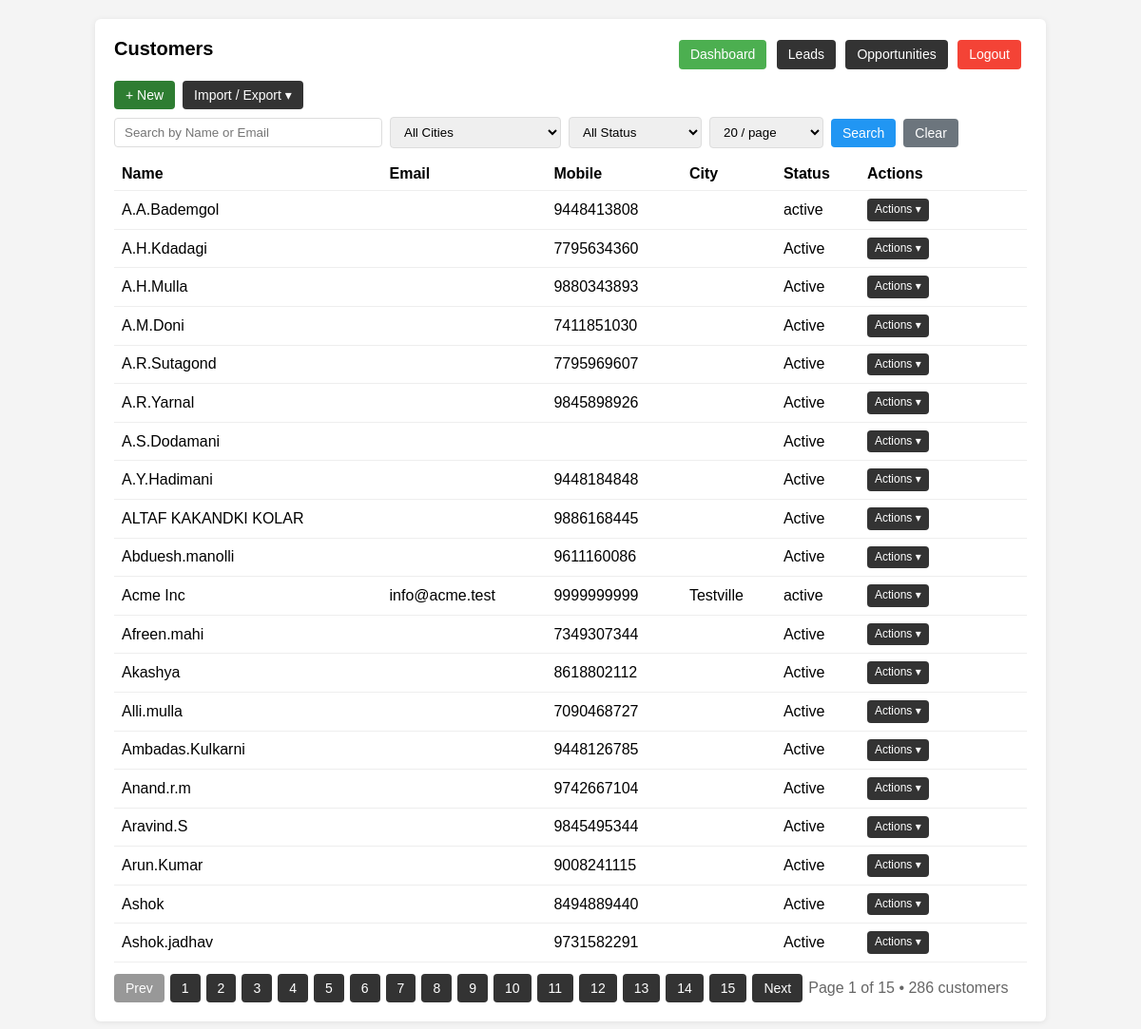
The page /customers (signed in) on the database its author committed.
### tables this page shows
CREATE TABLE customers (
            id INTEGER PRIMARY KEY AUTOINCREMENT,
            name TEXT NOT NULL,
            email TEXT,
            mobile TEXT,
            phone TEXT,
            address TEXT,
            city TEXT,
            pincode TEXT,
            state TEXT,
            country TEXT,
            notes TEXT,
            status TEXT DEFAULT 'active',
            created_at TEXT DEFAULT CURRENT_TIMESTAMP,
            updated_at TEXT DEFAULT CURRENT_TIMESTAMP
        );

### app.py (the view)
@app.route('/customers')
@login_required
def customer_list():
    db = get_db()
    q = request.args.get('q', '').strip()
    city = request.args.get('city', '').strip()
    status = request.args.get('status', '').strip()
    per_page = int(request.args.get('per_page', 20))
    page = int(request.args.get('page', 1))
    sql = "SELECT * FROM customers WHERE 1=1"
    params = []
    if q:
        sql += " AND (name LIKE ? OR email LIKE ?)"
        params += [f"%{q}%", f"%{q}%"]
    if city:
        sql += " AND city = ?"
        params.append(city)
    if status:
        sql += " AND status = ?"
        params.append(status)
    total = db.execute(f"SELECT COUNT(*) FROM ({sql})", params).fetchone()[0]
    pages = max(1, -(-total // per_page))  # ceiling division
    sql += " ORDER BY name LIMIT ? OFFSET ?"
    params += [per_page, (page - 1) * per_page]
    customers = db.execute(sql, params).fetchall()
    cities = [r[0] for r in db.execute("SELECT DISTINCT city FROM customers WHERE city IS NOT NULL AND city <> ''").fetchall()]
    return render_template(
        'customers/list.html',
        customers=customers,
        q=q,
        city=city,
        status=status,
        per_page=per_page,
        page=page,
        pages=pages,
        total=total,
        cities=cities
    )

### app.py (called while the page is built)
def get_db():
    if 'db' not in g:
        g.db = sqlite3.connect(DB_PATH)
        g.db.row_factory = sqlite3.Row
    return g.db

def login_required(f):
    @wraps(f)
    def decorated_function(*args, **kwargs):
        if 'user_id' not in session:
            flash('Please log in to access this page.', 'warning')
            return redirect(url_for('login'))
        return f(*args, **kwargs)
    return decorated_function

@app.before_request
def load_logged_in_user():
    user_id = session.get('user_id')
    if user_id is None:
        g.user = None
    else:
        db = get_db()
        g.user = db.execute('SELECT * FROM users WHERE id = ?', (user_id,)).fetchone()

### templates/customers/list.html (shortened to what this page needs)
<!DOCTYPE html>
<html lang="en">
<head>
</head>
<body>
  <div class="container">
    <div class="topnav">
      <h1>Customers</h1>
      <div class="nav">
        <a href="/" class="button" style="background:#4CAF50">Dashboard</a>
        <a href="/leads" class="button">Leads</a>
        <a href="/opportunities" class="button">Opportunities</a>
        <a href="/logout" class="button" style="background:#f44336">Logout</a>
      </div>
    </div>
    <div class="actions">
      <a href="/customers/new" class="button" style="background:#2e7d32">+ New</a>
      <div class="dropdown">
        <button type="button" class="button" onclick="toggleDD('custExportDD')">Import / Export ▾</button>
      </div>
      <form method="GET" action="/customers" style="display:flex;gap:8px;flex-wrap:wrap;align-items:center">
        <input name="q" value="{{ q or '' }}" type="text" placeholder="Search by Name or Email" style="padding:7px 10px;width:260px;border:1px solid #ddd;border-radius:4px" />
        <select name="city" style="padding:7px 10px;border:1px solid #ddd;border-radius:4px;min-width:180px" onchange="this.form.submit()">
          <option value="" {{ 'selected' if not city else '' }}>All Cities</option>
        </select>
        <select name="status" style="padding:7px 10px;border:1px solid #ddd;border-radius:4px;min-width:140px" onchange="this.form.submit()">
          <option value="" {{ 'selected' if not status else '' }}>All Status</option>
        </select>
        <select name="per_page" style="padding:7px 10px;border:1px solid #ddd;border-radius:4px;min-width:120px" onchange="this.form.submit()">
          {% for n in [20,50,100] %}
          <option value="{{ n }}" {{ 'selected' if per_page==n else '' }}>{{ n }} / page</option>
          {% endfor %}
        </select>
        <button type="submit" class="button" style="background:#2196F3">Search</button>
        <a class="button" href="/customers" style="background:#6c757d">Clear</a>
      </form>
    </div>
    <table id="customersTable">
      <thead>
        <tr>
          <th>Name</th>
          <th>Email</th>
          <th>Mobile</th>
          <th>City</th>
          <th>Status</th>
          <th style="width:160px">Actions</th>
        </tr>
      </thead>
      <tbody>
        {% for c in customers %}
        <tr data-name="{{ (c['name'] or '')|e }}" data-email="{{ (c['email'] or '')|e }}" data-city="{{ (c['city'] or '')|e }}" data-status="{{ (c['status'] or '')|e }}">
          <td>{{ c['name'] }}</td>
          <td>{{ c['email'] or '' }}</td>
          <td>{{ c['mobile'] or '' }}</td>
          <td>{{ c['city'] or '' }}</td>
          <td>{{ c['status'] or '' }}</td>
          <td class="row-actions">
            <div class="dropdown">
              <button type="button" class="button" onclick="toggleRowDD(this)">Actions ▾</button>
            </div>
          </td>
        </tr>
        {% else %}
        <tr><td colspan="6">No customers found.</td></tr>
        {% endfor %}
      </tbody>
    </table>
    <div class="pagination" style="margin-top:12px;display:flex;gap:6px;flex-wrap:wrap;align-items:center">
      <a class="button" href="{{ url_for('customer_list', q=q, city=city, status=status, per_page=per_page, page=page-1) }}" {% if page<=1 %}style="pointer-events:none;opacity:.5"{% endif %}>Prev</a>
      {% for p in range(1, (pages or 1)+1) %}
        <a class="button {% if p==page %}active{% endif %}" href="{{ url_for('customer_list', q=q, city=city, status=status, per_page=per_page, page=p) }}">{{ p }}</a>
      {% endfor %}
      <a class="button" href="{{ url_for('customer_list', q=q, city=city, status=status, per_page=per_page, page=page+1) }}" {% if page>=pages %}style="pointer-events:none;opacity:.5"{% endif %}>Next</a>
      <span class="muted">Page {{ page }} of {{ pages }} • {{ total }} customers</span>
    </div>
  </div>
</body>
</html>

### templates/customers/list.html (style rules this page uses)
body { font-family: Arial, sans-serif; background: #f4f4f4; margin:0; }
.container { max-width: 960px; margin: 20px auto; background:#fff; padding:20px; border-radius:6px; box-shadow:0 1px 6px rgba(0,0,0,0.08); }
h1 { margin:0 0 12px; font-size: 20px; }
a.button, button.button { display: inline-block; padding: 6px 12px; font-size: 14px; line-height: 1.3; background: #333; color: #fff; text-decoration: none; border: none; border-radius: 4px; cursor: pointer; }
.actions { margin-bottom: 10px; display: flex; flex-wrap: wrap; align-items: center; gap: 8px; }
table { width:100%; border-collapse: collapse; }
th, td { padding: 8px; border-bottom:1px solid #eee; text-align:left; }
.row-actions button { background:#f44336; color:white; border:none; padding:4px 8px; border-radius:4px; cursor:pointer; font-size:12px; }
.topnav { display:flex;justify-content:space-between;align-items:center;margin-bottom:10px }
.nav a { margin-right:6px }
.dropdown { position:relative;display:inline-block }
.dropdown > .button { background:#333;color:#fff }
.pagination .muted { color:#666 }

### rows shown on the page
customers: name "A.A.Bademgol", mobile "9448413808", status "active"
customers: name "A.H.Kdadagi", mobile "7795634360", status "Active"
customers: name "A.H.Mulla", mobile "9880343893", status "Active"
customers: name "A.M.Doni", mobile "7411851030", status "Active"
customers: name "A.R.Sutagond", mobile "7795969607", status "Active"
customers: name "A.R.Yarnal", mobile "9845898926", status "Active"
customers: name "A.S.Dodamani", status "Active"
customers: name "A.Y.Hadimani", mobile "9448184848", status "Active"
customers: name "ALTAF KAKANDKI KOLAR", mobile "9886168445", status "Active"
customers: name "Abduesh.manolli", mobile "9611160086", status "Active"
customers: name "Acme Inc", email "info@acme.test", mobile "9999999999", city "Testville", status "active"
customers: name "Afreen.mahi", mobile "7349307344", status "Active"
customers: name "Akashya", mobile "8618802112", status "Active"
customers: name "Alli.mulla", mobile "7090468727", status "Active"
customers: name "Ambadas.Kulkarni", mobile "9448126785", status "Active"
customers: name "Anand.r.m", mobile "9742667104", status "Active"
customers: name "Aravind.S", mobile "9845495344", status "Active"
customers: name "Arun.Kumar", mobile "9008241115", status "Active"
customers: name "Ashok", mobile "8494889440", status "Active"
customers: name "Ashok.jadhav", mobile "9731582291", status "Active"

### other values the page prints
{{ p }} "1" "2" "3" "4" "5" "6" "7" "8" "9" "10" "11" "12" "13" "14" "15"
{{ page }} "1"
{{ pages }} "15"
{{ total }} "286"
form field per_page "20 / page"
